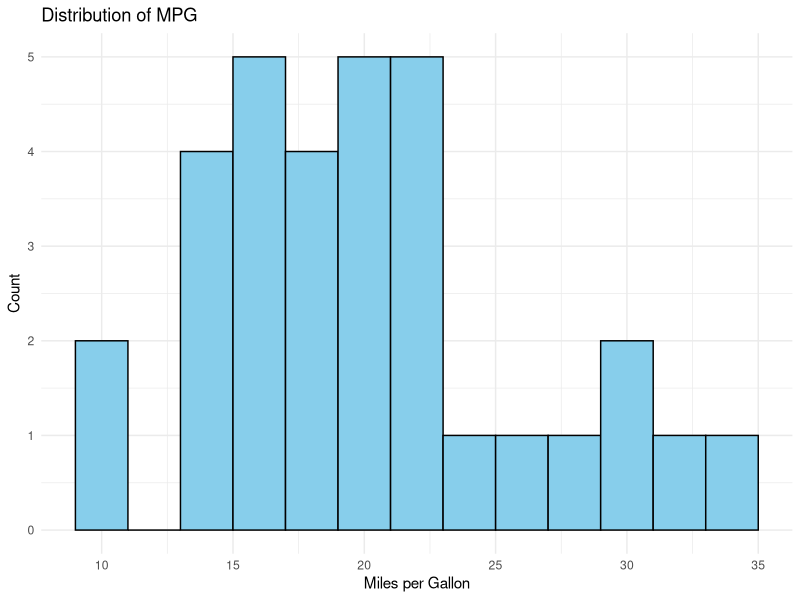
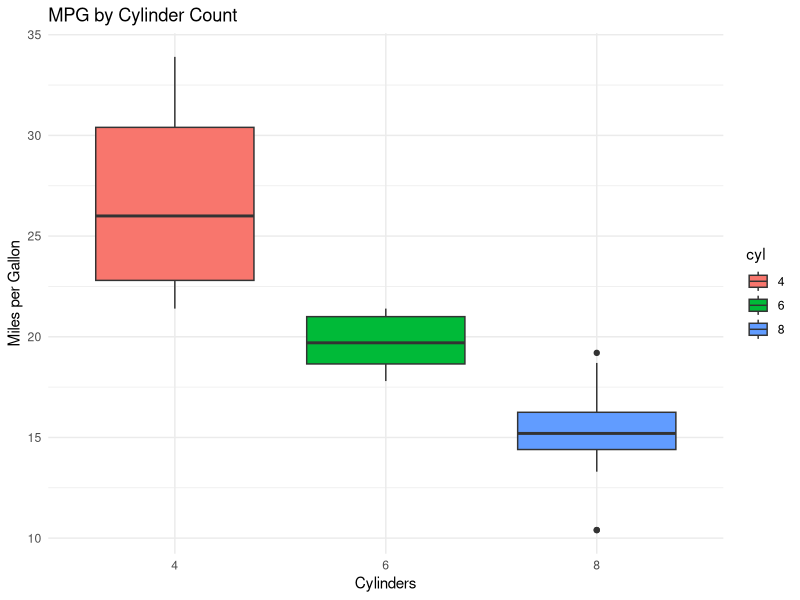
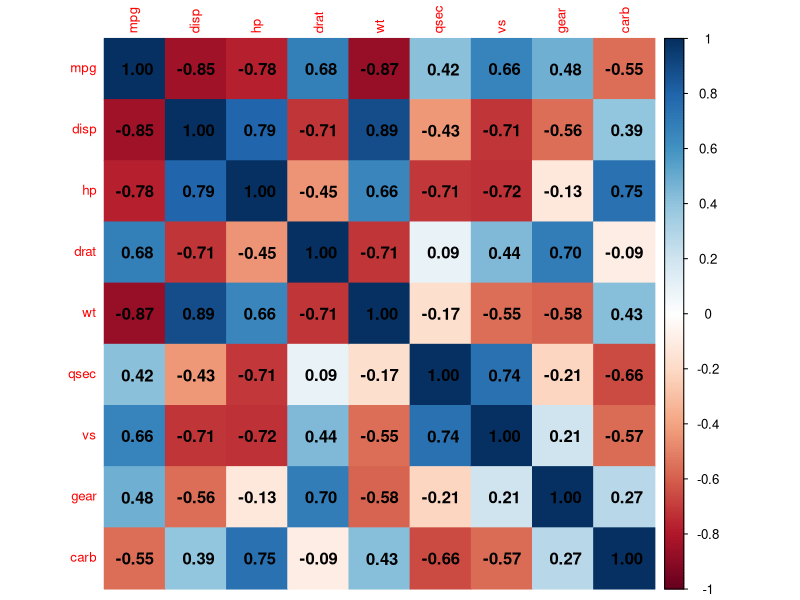
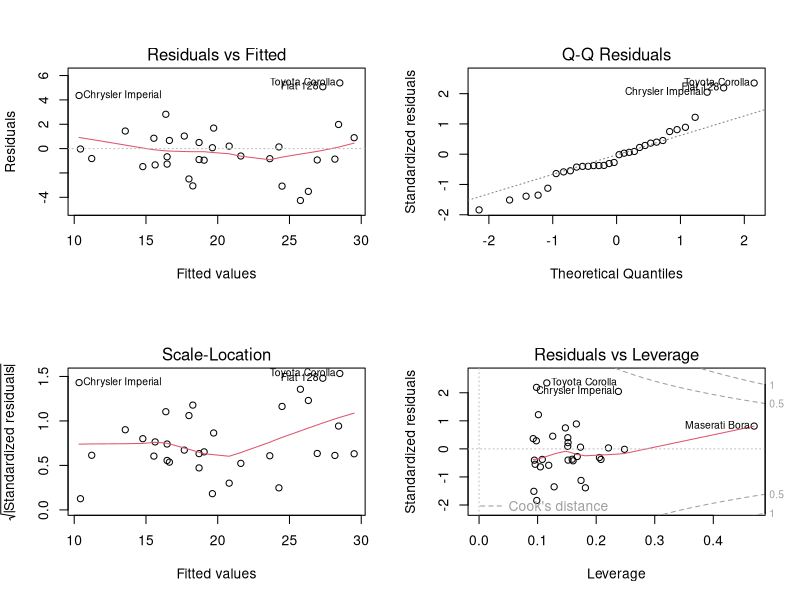

These charts were generated, in order, by the following R code:
# --------------------------------------------
# R Script: Data Science on mtcars Dataset
# --------------------------------------------

# 1. Load and inspect the dataset
data(mtcars)
head(mtcars)          # View the first few rows
str(mtcars)           # Structure of the dataset
summary(mtcars)       # Summary statistics

# 2. Data Wrangling
mtcars$cyl <- as.factor(mtcars$cyl)   # Convert cylinders to a factor (categorical)
mtcars$am <- factor(mtcars$am, labels = c("Automatic", "Manual"))  # Label transmission

# 3. Data Visualization (requires ggplot2)
library(ggplot2)

# Histogram of Miles Per Gallon (mpg)
ggplot(mtcars, aes(x = mpg)) +
  geom_histogram(binwidth = 2, fill = "skyblue", color = "black") +
  theme_minimal() +
  labs(title = "Distribution of MPG", x = "Miles per Gallon", y = "Count")

# Boxplot: MPG by number of cylinders
ggplot(mtcars, aes(x = cyl, y = mpg, fill = cyl)) +
  geom_boxplot() +
  theme_minimal() +
  labs(title = "MPG by Cylinder Count", x = "Cylinders", y = "Miles per Gallon")

# 4. Correlation Analysis
cor_matrix <- cor(mtcars[, sapply(mtcars, is.numeric)])
print(cor_matrix)

# Visualize correlation with corrplot
install.packages("corrplot")  # Run once
library(corrplot)
corrplot(cor_matrix, method = "color", addCoef.col = "black", tl.cex = 0.8)

# 5. Linear Regression: Predict MPG
model <- lm(mpg ~ wt + hp + cyl, data = mtcars)
summary(model)

# Plot regression diagnostics
par(mfrow = c(2, 2))  # 2x2 plot layout
plot(model)

# 6. Model Prediction
new_data <- data.frame(wt = c(3.0, 2.5), hp = c(110, 150), cyl = factor(c(6, 4)))
predicted_mpg <- predict(model, newdata = new_data)
print(predicted_mpg)

# 7. Save results
write.csv(mtcars, file = "mtcars_cleaned.csv")

# --------------------------------------------
# End of Script
# --------------------------------------------
